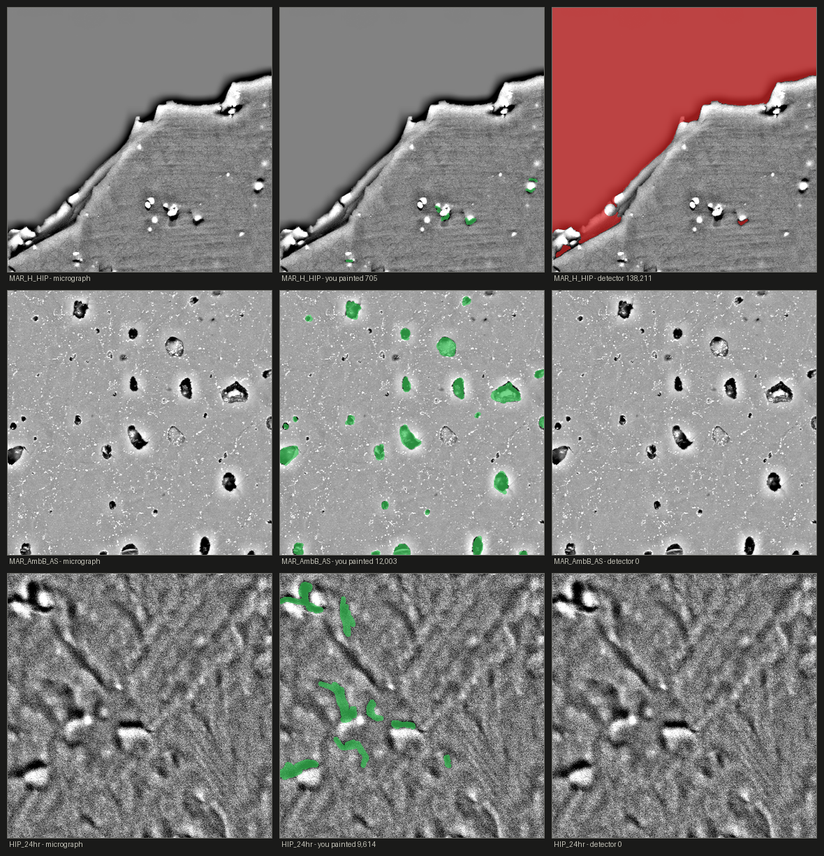
#> input picture disagreement_tiles.png, 824 x 856 px, shrunk from 1180 x 1225 before the run
$ python -i crackpipe.py   (imports and definitions only)
#> lines starting #> are read from the running program, lines starting #| are printed output that depends on the picture
"""The v1.47 detector, with its hard-coded constants turned into arguments.

NOT THE SHIPPED PATH, and this docstring used to claim it was. `predict()` here runs the
region classifier at its bundled threshold over a single flattening radius (sigma=40).
v1.49.1 ships NEITHER of those: the classifier is off and the darkness cut is unioned over
seven radii. For the mask the app actually emits use
`analysis/research/improve/angle4_shipped.py`, which binds the real function out of
`detector_overrides.install()` so it cannot drift from production.

What this module is still for: the v1.47 reference arm in a before/after, and the sys.path
side effect that puts the archived detector on the path.

sem-crack-detector is archived and read-only, so nothing here edits it. Every stage calls
the real `detect_cracks` functions where the parameter is already exposed, and
re-implements only `segment_dark_regions`, whose mad_k and absolute_dark_thresh are
baked in. The defaults reproduce the v1.47 behaviour exactly -- verified against the
independently measured P 0.3378 / R 0.3696 / IoU 0.2143 by tilebench_verify.py. The
corresponding v1.49.1 figures are tilebench.SHIPPED_V1491, and they must be quoted with
their aggregation: pooled 0.4182 / 0.6252 / IoU 0.3344, median over specimens at 2 px
0.8988 / 0.8025 / IoU 0.4962, against an IoU ceiling of 0.4993 for a perfect trace.
"""
import os, sys
import numpy as np
from scipy import ndimage as ndi

SEM = "/Users/jiamingzhang/Desktop/APP/sem-crack-detector"
if SEM + "/code" not in sys.path:
    sys.path.insert(0, SEM + "/code")
import joblib
from skimage import filters
import detect_cracks as D

# [1 line not run here, left out]
# [1 line that did not run here, left out]

# [2 lines that did not run here, left out]


def stages(img8, flat_sigma=40, denoise_sigma=1.0, mad_k=5.0, absolute_dark=10,
           min_area=13, open_radius=1, close_radius=3):
    """Everything up to (not including) the classifier. Returns the intermediates too,
    because which stage dropped a pixel is the only way to tell a threshold problem from
    a classifier problem."""
    flat = D.flatten_background(img8, sigma=flat_sigma)
    smooth = filters.gaussian(flat, sigma=denoise_sigma, preserve_range=True)
    otsu = filters.threshold_otsu(smooth)
    med = np.median(smooth)
    mad = np.median(np.abs(smooth - med)) * 1.4826
    # min(otsu, robust) keeps Otsu where the histogram really is bimodal and caps the
    # damage where it is not: Otsu alone flags 51.8% of background on these tiles.
    dark = (smooth < min(otsu, med - mad_k * mad)) | (img8 < absolute_dark)
    clean = D.clean_mask(dark, open_radius=open_radius, close_radius=close_radius,
                         min_area_px=min_area)
    ves = D.compute_vesselness(flat)
    lab, _ = ndi.label(clean)
    labeled, df = D.region_features_from_labeled(lab, flat, ves)
    return dict(flat=flat, smooth=smooth, ves=ves, dark=dark, clean=clean,
                labeled=labeled, df=df, otsu=float(otsu), med=float(med), mad=float(mad))


def probability(st):
    """Per-pixel crack probability from the shipped logistic model. 0 outside candidates."""
    labeled, df = st["labeled"], st["df"]
    if not len(df):
        return np.zeros(labeled.shape, np.float32)
    p = CLF.predict_proba(SCALER.transform(df[FEATS].values))[:, 1]
    pm = np.zeros(int(labeled.max()) + 1, np.float32)
    for l, v in zip(df["Label"].values, p):
        pm[int(l)] = v
    return pm[labeled] * (labeled > 0)


# [2 lines that did not run here, left out]

>>> import cv2
>>> picture = cv2.imread('../../disagreement_tiles.png', cv2.IMREAD_GRAYSCALE)
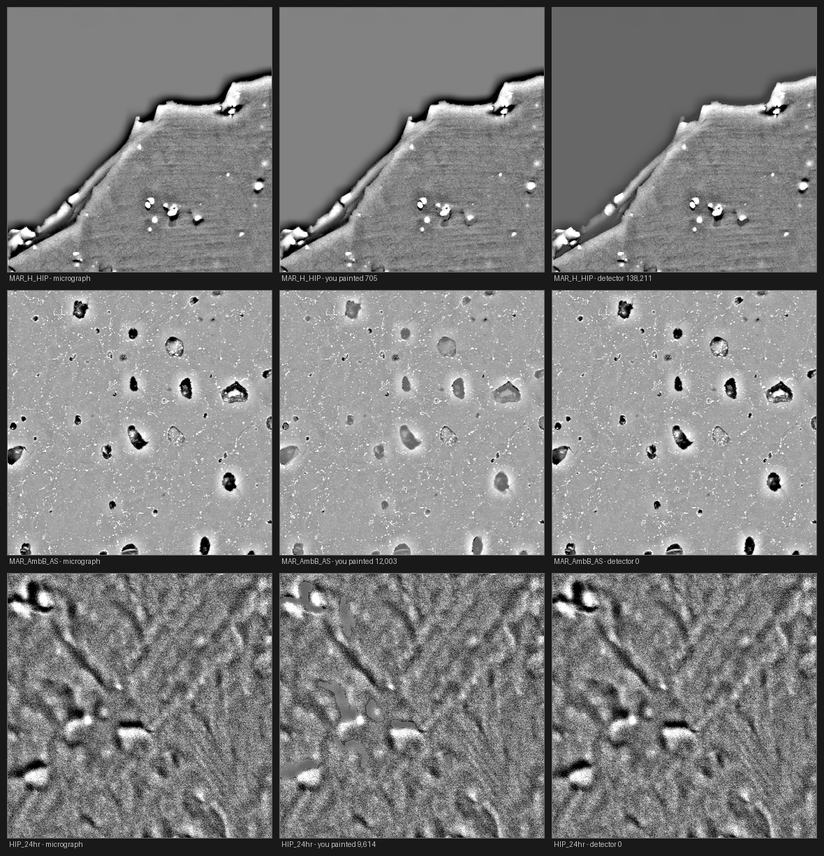
#> picture: shape (856, 824); min 0, max 255, mean 126.3
>>> result = stages(picture)
#> (the run stopped early here; a loop or call above may not have finished)

$ run again, on tile_size_comparison.png
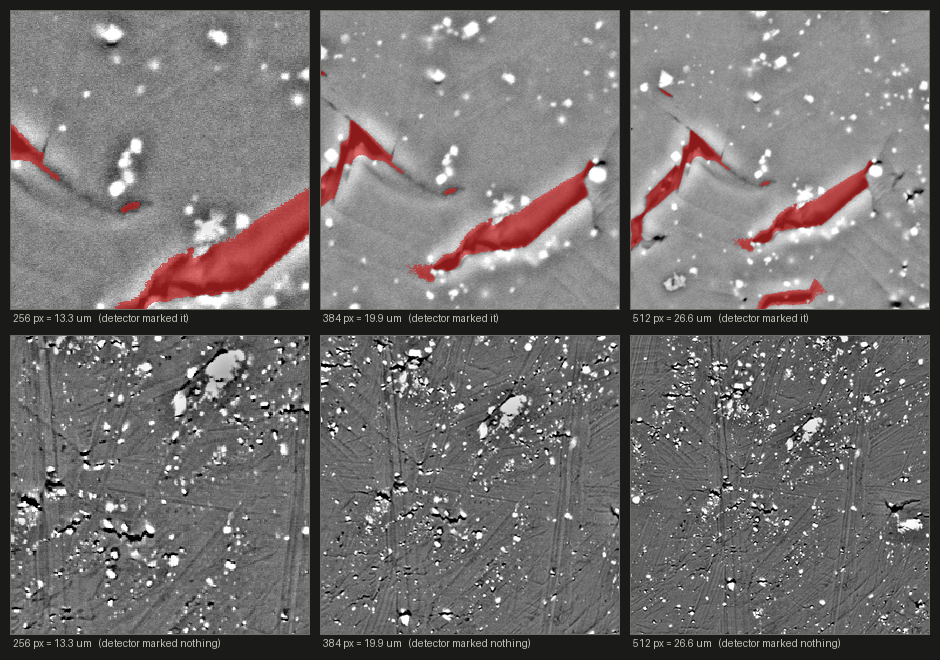
#> input picture tile_size_comparison.png, 940 x 660 px
#> `picture = cv2.imread('../../disagreement_tiles.png', cv2.IMREAD_GRAYSC..`:
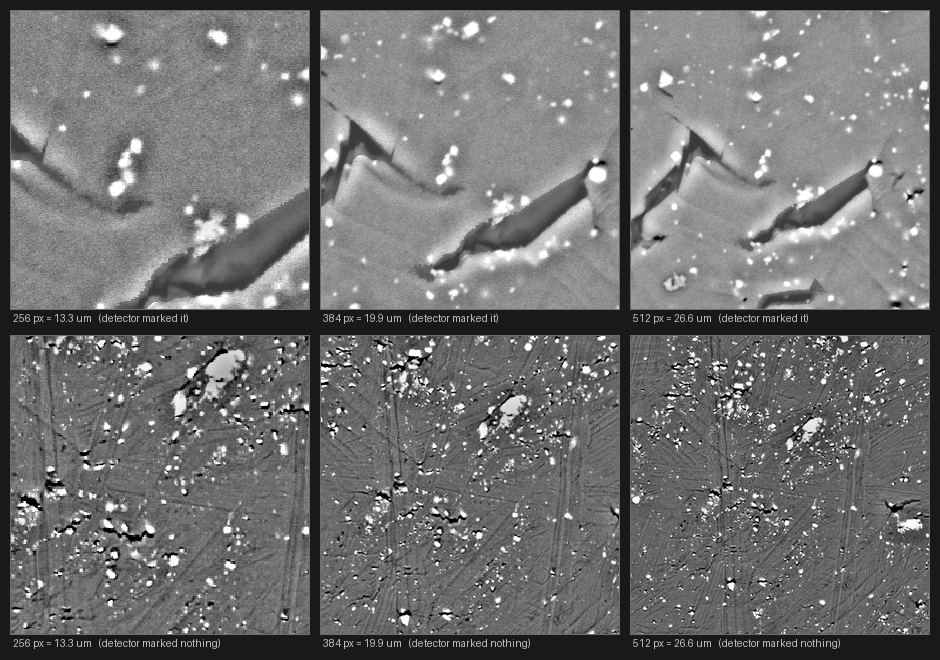
#> picture: shape (660, 940); min 0, max 255, mean 112.5
